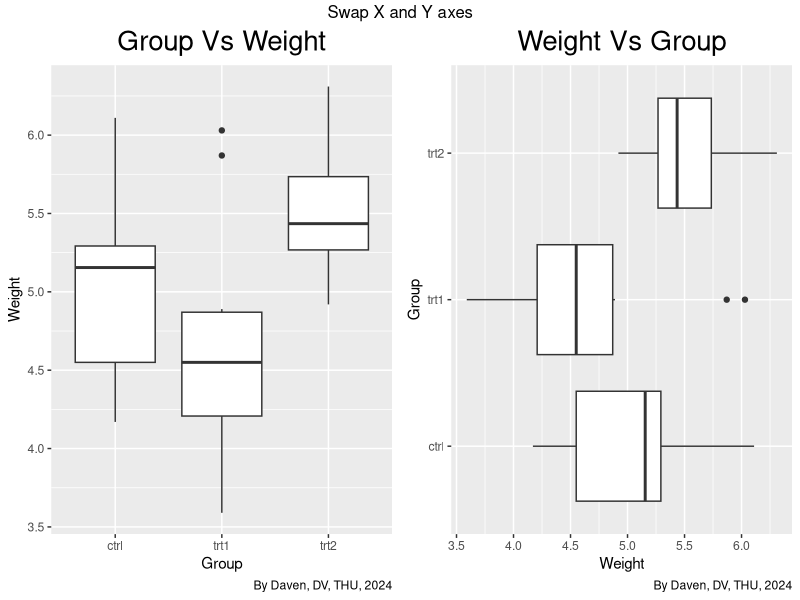

Generate this figure with R:
#
# Daven
# 11/25/25
# Axes
#

library(ggplot2)
library(gridExtra)

p1 <- ggplot(PlantGrowth, aes (x = group, y = weight)) +
  geom_boxplot() +
  labs(title = "Group Vs Weight",
       x = "Group",
       y = "Weight",
       caption = "By Daven, DV, THU, 2024") +
  theme(plot.title = element_text(hjust = 0.5, size = 20))

p2 <- ggplot(PlantGrowth, aes (x = group, y = weight)) +
  geom_boxplot() +
  coord_flip() +
  labs(title = "Weight Vs Group",
       x = 'Group',
       y = 'Weight',
       caption = "By Daven, DV, THU, 2024") +
  theme(plot.title = element_text(hjust = 0.5, size = 20)) 
  
grid.arrange(p1, p2, ncol = 2,
               top = 'Swap X and Y axes')